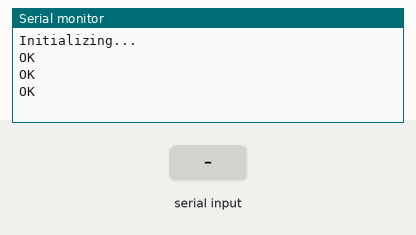
This sketch was run on a simulated Arduino Uno, built with avr-gcc and run on an emulated ATmega328P. On the bench: the last lines printed to the serial monitor. The inputs (shaded band) are chosen by the test bench. The modem accepts every AT command (registered, SIM ready, sends succeed) and sends nothing else.

Above: at 2.2 s.
2.3 s: "1\n" received over the second serial link
At 3.0 s:
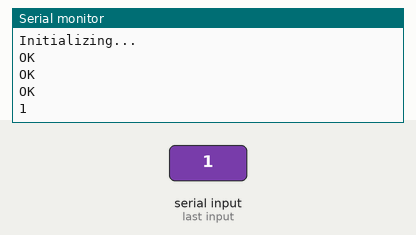
3.8 s: "0\n" received over the second serial link
At 4.1 s:
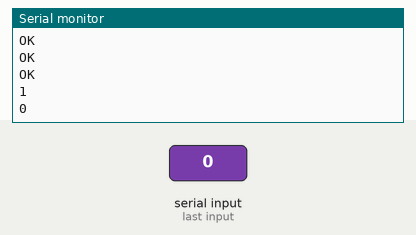

Measured:
- after the input at 2.3 s, the serial monitor: prints a new line at once (image 1)
- after the input at 3.8 s, the serial monitor: prints a new line at once (image 2)

The sketch:

Receive_SMS_Test_2.ino
```cpp
#include <SoftwareSerial.h>


//Create software serial object to communicate with SIM800L
SoftwareSerial mySerial(8, 9); //SIM800L Tx & Rx is connected to Arduino #9 & #8

String inputString = "";          // a String to hold incoming data
bool stringComplete = false;      // flag whether the string is complete


void setup()
{
  //Begin serial communication with Arduino and Arduino IDE (Serial Monitor)
  Serial.begin(9600);

  //Begin serial communication with Arduino and SIM800L
  mySerial.begin(9600);

  inputString.reserve(200);     // Reserve 200 bytes for input string

  Serial.println("Initializing...");
  delay(1000);


  mySerial.println("AT"); //Once the handshake test is successful, it will back to OK
  updateSerial();

  mySerial.println("AT+CMGF=1"); // Configuring TEXT mode
  updateSerial();

  mySerial.println("AT+CNMI=1,2,0,0,0"); // Decides how newly arrived SMS messages should be handled
  updateSerial();
}

void loop()
{
  serialEvent();

   // print the string when a newline arrives:
  if (stringComplete)
  {
    Serial.println(inputString);

    // clear the string and change stringComplete flag:
    inputString = "";
    stringComplete = false;
  }
}


void updateSerial()
{
  while (Serial.available())
  {
    mySerial.write(Serial.read());//Forward what Serial received to Software Serial Port,... allows sending commands to SIM800L?
  }
  while(mySerial.available())
  {
    Serial.write(mySerial.read());//Forward what Software Serial received to Serial Port
  }

}


void serialEvent()
{
  /*
   while (Serial.available())
  {
    mySerial.write(Serial.read());//Forward what Serial received to Software Serial Port,... allows sending commands to SIM800L?
  }

  */
  while(mySerial.available())
  {
    char inChar = (char)mySerial.read();    // get the new byte:

    inputString += inChar;                // add it to the inputString:

    if (inChar == '\n')     // if the incoming character is a newline, set a flag so the main loop can do something about it:
    {
      stringComplete = true;  //we need to stop reading from serial now....
    }
  }

}
```
